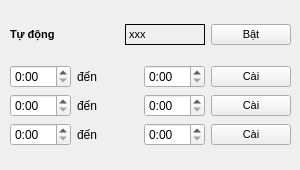
    <widget class="QWidget" name="tab_bep">
     <attribute name="title">
      <string>Bếp</string>
     </attribute>
     <widget class="QWidget" name="layoutWidget_3">
      <property name="geometry">
       <rect>
        <x>10</x>
        <y>10</y>
        <width>281</width>
        <height>151</height>
       </rect>
      </property>
      <layout class="QVBoxLayout" name="verticalLayout_15">
       <item>
        <layout class="QVBoxLayout" name="verticalLayout_16">
         <item>
          <layout class="QHBoxLayout" name="horizontalLayout_29">
           <item>
            <widget class="QLabel" name="label_lock_stt_text_23">
             <property name="font">
              <font>
               <pointsize>8</pointsize>
               <bold>true</bold>
              </font>
             </property>
             <property name="frameShape">
              <enum>QFrame::Shape::NoFrame</enum>
             </property>
             <property name="text">
              <string>Tự động</string>
             </property>
            </widget>
           </item>
           <item>
            <widget class="QLabel" name="label_autoBep">
             <property name="sizePolicy">
              <sizepolicy hsizetype="Minimum" vsizetype="Minimum">
               <horstretch>0</horstretch>
               <verstretch>0</verstretch>
              </sizepolicy>
             </property>
             <property name="maximumSize">
              <size>
               <width>80</width>
               <height>16777215</height>
              </size>
             </property>
             <property name="font">
              <font>
               <pointsize>8</pointsize>
              </font>
             </property>
             <property name="frameShape">
              <enum>QFrame::Shape::Box</enum>
             </property>
             <property name="text">
              <string>xxx</string>
             </property>
            </widget>
           </item>
           <item>
            <widget class="QPushButton" name="pushButton_autoBep">
             <property name="maximumSize">
              <size>
               <width>80</width>
               <height>16777215</height>
              </size>
             </property>
             <property name="font">
              <font>
               <pointsize>8</pointsize>
              </font>
             </property>
             <property name="text">
              <string>Bật</string>
             </property>
            </widget>
           </item>
          </layout>
         </item>
        </layout>
       </item>
       <item>
        <layout class="QVBoxLayout" name="verticalLayout_17">
         <item>
          <layout class="QHBoxLayout" name="horizontalLayout_14">
           <item>
            <widget class="QTimeEdit" name="timeEdit_bep_1">
             <property name="currentSection">
              <enum>QDateTimeEdit::Section::HourSection</enum>
             </property>
             <property name="displayFormat">
              <string>h:mm</string>
             </property>
            </widget>
           </item>
           <item>
            <widget class="QLabel" name="label_9">
             <property name="text">
              <string>đến</string>
             </property>
            </widget>
           </item>
           <item>
            <widget class="QTimeEdit" name="timeEdit_bep_11">
             <property name="currentSection">
              <enum>QDateTimeEdit::Section::HourSection</enum>
             </property>
             <property name="displayFormat">
              <string>h:mm</string>
             </property>
            </widget>
           </item>
           <item>
            <widget class="QPushButton" name="pushButton_timeBepConfig_1">
             <property name="maximumSize">
              <size>
               <width>80</width>
               <height>16777215</height>
              </size>
             </property>
             <property name="font">
              <font>
               <pointsize>8</pointsize>
              </font>
             </property>
             <property name="text">
              <string>Cài</string>
             </property>
            </widget>
           </item>
          </layout>
         </item>
         <item>
          <layout class="QHBoxLayout" name="horizontalLayout_30">
           <item>
            <widget class="QTimeEdit" name="timeEdit_bep_2">
             <property name="currentSection">
              <enum>QDateTimeEdit::Section::HourSection</enum>
             </property>
             <property name="displayFormat">
              <string>h:mm</string>
             </property>
            </widget>
           </item>
           <item>
            <widget class="QLabel" name="label_10">
             <property name="text">
              <string>đến</string>
             </property>
            </widget>
           </item>
           <item>
            <widget class="QTimeEdit" name="timeEdit_bep_22">
             <property name="currentSection">
              <enum>QDateTimeEdit::Section::HourSection</enum>
             </property>
             <property name="displayFormat">
              <string>h:mm</string>
             </property>
            </widget>
           </item>
           <item>
            <widget class="QPushButton" name="pushButton_timeBepConfig_2">
             <property name="maximumSize">
              <size>
               <width>80</width>
               <height>16777215</height>
              </size>
             </property>
             <property name="font">
              <font>
               <pointsize>8</pointsize>
              </font>
             </property>
             <property name="text">
              <string>Cài</string>
             </property>
            </widget>
           </item>
          </layout>
         </item>
         <item>
          <layout class="QHBoxLayout" name="horizontalLayout_31">
           <item>
            <widget class="QTimeEdit" name="timeEdit_bep_3">
             <property name="currentSection">
              <enum>QDateTimeEdit::Section::HourSection</enum>
             </property>
             <property name="displayFormat">
              <string>h:mm</string>
             </property>
            </widget>
           </item>
           <item>
            <widget class="QLabel" name="label_11">
             <property name="text">
              <string>đến</string>
             </property>
            </widget>
           </item>
           <item>
            <widget class="QTimeEdit" name="timeEdit_bep_33">
             <property name="currentSection">
              <enum>QDateTimeEdit::Section::HourSection</enum>
             </property>
             <property name="displayFormat">
              <string>h:mm</string>
             </property>
            </widget>
           </item>
           <item>
            <widget class="QPushButton" name="pushButton_timeBepConfig_3">
             <property name="maximumSize">
              <size>
               <width>80</width>
               <height>16777215</height>
              </size>
             </property>
             <property name="font">
              <font>
               <pointsize>8</pointsize>
              </font>
             </property>
             <property name="text">
              <string>Cài</string>
             </property>
            </widget>
           </item>
          </layout>
         </item>
        </layout>
       </item>
      </layout>
     </widget>
    </widget>
